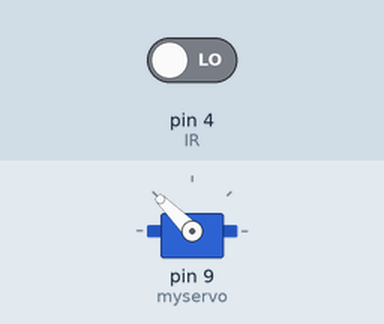
Simulated run of this sketch. Board: Arduino Uno, built with avr-gcc and run on an emulated ATmega328P. Shown: servo. The test bench sets the inputs (shaded band); at power-on: pin 4 (IR) LOW. What the sketch prints to the serial monitor is not drawn.

Above: at 0.15 s.
At 1.2 s:
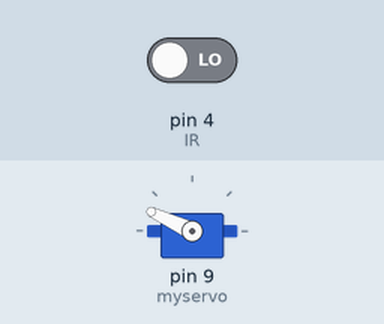
1.3 s: pin 4 (IR) driven HIGH
At 5.5 s:
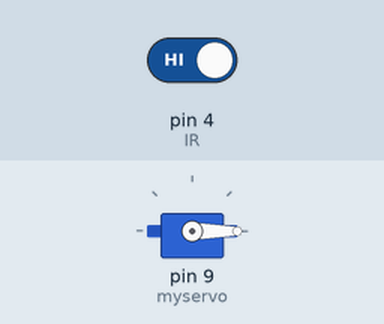
Timing chart, 0 to 7.0 s (numbered marks = the images above; inputs shaded):
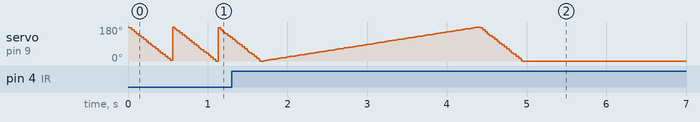

The sketch:

armTest1.ino
```cpp
#include <Servo.h>
#define IR 4

Servo myservo;  // create servo object to control a servo
// twelve servo objects can be created on most boards

int pos = 0;    // variable to store the servo position
int counter = 0;
void setup() {
  Serial.begin(9600);
  myservo.attach(9); // attaches the servo on pin 9 to the servo object
  pinMode(IR , INPUT);
}

void loop() {
  Serial.print(digitalRead(IR));
  if (digitalRead(IR) == 1) {
    counter++;
  }
  if (digitalRead(IR) == 0) {
    for (pos = 180; pos >= 0; pos -= 5) { // goes from 180 degrees to 0 degrees
      myservo.write(pos);              // tell servo to go to position in variable 'pos'
      delay(15);
    }                      // waits 15ms for the servo to reach the position
  }
  if (counter == 6)
  { // open motor
    for (pos = 0; pos <= 180; pos += 1) { // goes from 0 degrees to 180 degrees
      // in steps of 1 degree
      myservo.write(pos);              // tell servo to go to position in variable 'pos'
      delay(15);
    }
    for (pos = 180; pos >= 0; pos -= 5) { // goes from 180 degrees to 0 degrees
      myservo.write(pos);              // tell servo to go to position in variable 'pos'
      delay(15);
    }
  }
}
```
